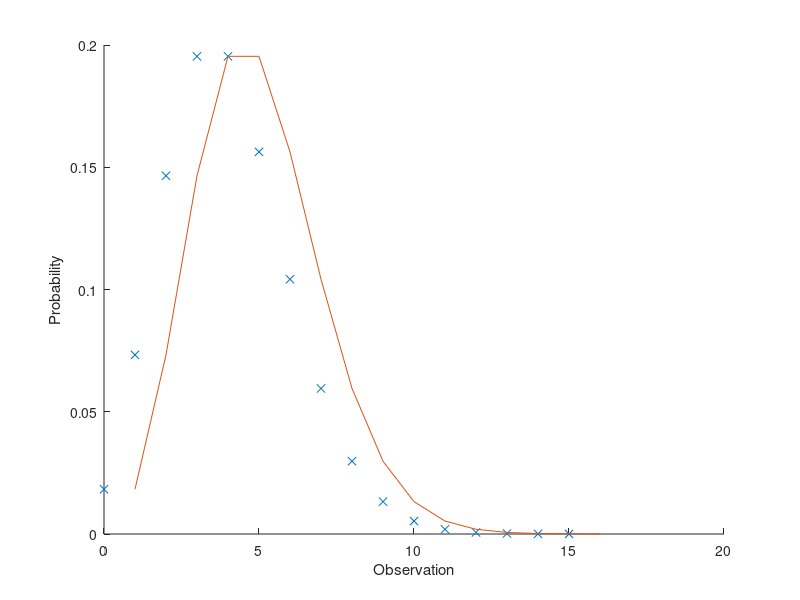

This figure's MATLAB source:
%Poisson Distribution
%Use cdf for indiscreet variables (probability between 0 - 1 like rolls of
%a die), pdf for discreet variables (like counts of head or tails in coin
%flips)
x=0:15;
y=poisspdf(x,4);
alpha = 0.05; %0.05 for 95% confidence interval
[M,V] = poisstat(y);
[lambdahat,lambdaci] = poissfit(y,alpha); 
display(lambdahat);
display(lambdaci);
%display(M); %mean
%display(V); %variance
figure
hold on;
plot(x,y,'x');
xlabel('Observation')
ylabel('Probability')
fh = plot(y);
hold off;
%lambdahat is maximum likelihood estimate (MLE)
%lambdaci is the confidence intervals defined by alpha
